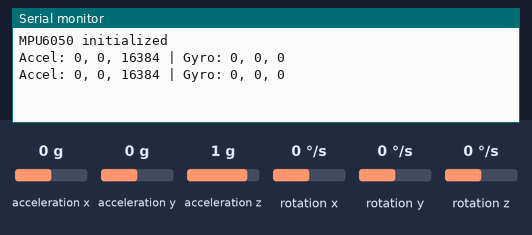
Bench run of a program on a simulated ESP32. Shown: the last lines printed to the serial monitor. The test bench sets the inputs (shaded band); at power-on: acceleration x 0 g, acceleration y 0 g, acceleration z 1 g, rotation x 0 °/s, rotation y 0 °/s, rotation z 0 °/s.

Above: at 1.2 s.
1.3 s: acceleration x set to -1.4 g
At 2.6 s:
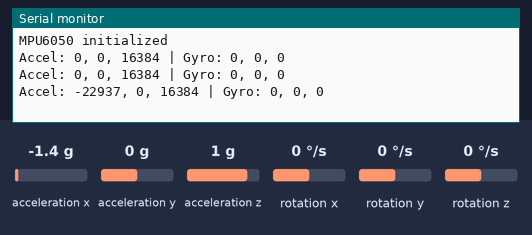
2.8 s: acceleration y set to -1.4 g
At 3.8 s:
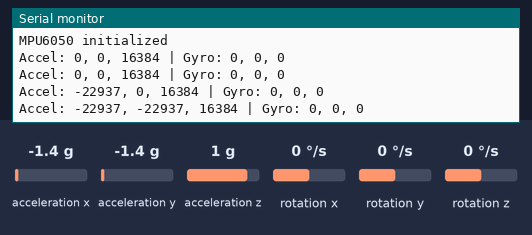
4.3 s: acceleration z set to -1.4 g
At 5.6 s:
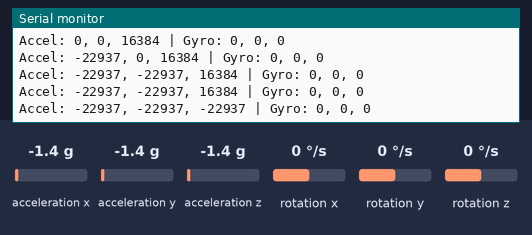
5.8 s: rotation x set to -192 °/s
At 6.8 s:
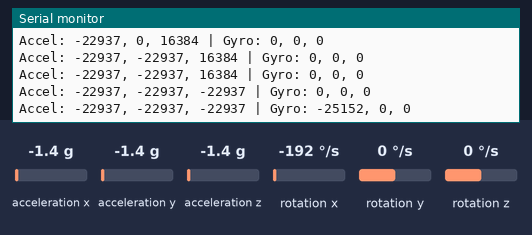
7.3 s: rotation y set to -192 °/s
At 8.7 s:
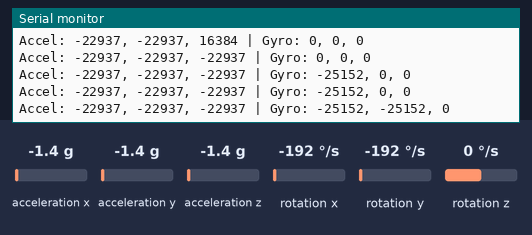

Measured:
- after the input at 1.3 s, the serial monitor: prints a new line after 0.71 s (image 1)
- after the input at 2.8 s, the serial monitor: prints a new line after 0.22 s (image 2)
- after the input at 4.3 s, the serial monitor: prints a new line after 0.72 s (image 3)
- after the input at 5.8 s, the serial monitor: prints a new line after 0.23 s (image 4)
- after the input at 7.3 s, the serial monitor: prints a new line after 0.73 s (image 5)

The program:

main.cpp
```cpp
#include <Arduino.h>
#include <Wire.h>
#include <MPU6050.h>

MPU6050 mpu;

void setup() {
  Wire.begin();
  Serial.begin(9600);

  mpu.initialize();
  mpu.setFullScaleAccelRange(MPU6050_ACCEL_FS_2);
  mpu.setFullScaleGyroRange(MPU6050_GYRO_FS_250);
  mpu.setDLPFMode(MPU6050_DLPF_BW_20);

  Serial.println("MPU6050 initialized");
}

void loop() {
  // Read accelerometer and gyroscope data
  int16_t ax, ay, az;
  int16_t gx, gy, gz;

  mpu.getAcceleration(&ax, &ay, &az);
  mpu.getRotation(&gx, &gy, &gz);

  // Print the sensor data
  Serial.print("Accel: ");
  Serial.print(ax);
  Serial.print(", ");
  Serial.print(ay);
  Serial.print(", ");
  Serial.print(az);

  Serial.print(" | Gyro: ");
  Serial.print(gx);
  Serial.print(", ");
  Serial.print(gy);
  Serial.print(", ");
  Serial.println(gz);

  delay(1000); // Delay for 1 second
}
```
